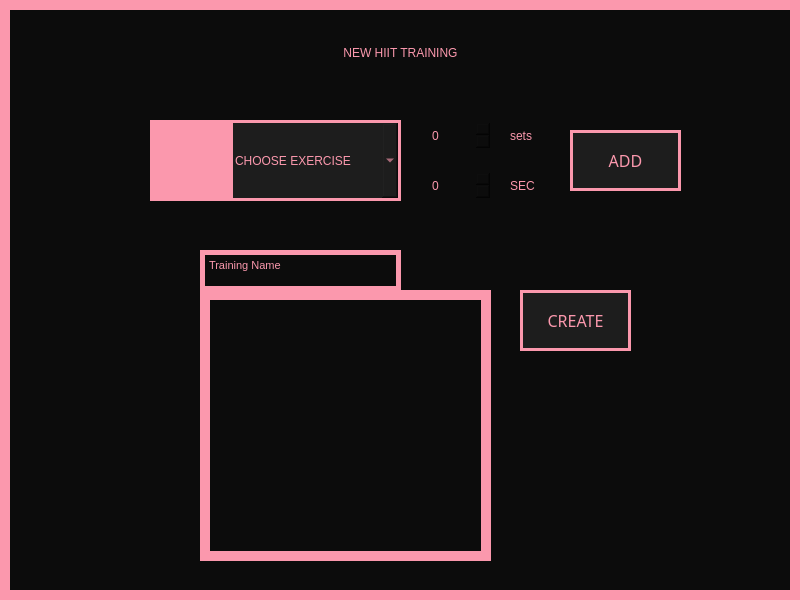
<?xml version="1.0" encoding="UTF-8"?>
<ui version="4.0">
 <class>MainWindow</class>
 <widget class="QMainWindow" name="MainWindow">
  <property name="geometry">
   <rect>
    <x>0</x>
    <y>0</y>
    <width>800</width>
    <height>600</height>
   </rect>
  </property>
  <property name="windowTitle">
   <string>MainWindow</string>
  </property>
  <property name="styleSheet">
   <string notr="true">border: 10px solid #FB98AD;background-color: #0C0C0C;
color: #FB98AD;</string>
  </property>
  <widget class="QWidget" name="centralwidget">
   <widget class="QPushButton" name="choose_type_btn">
    <property name="geometry">
     <rect>
      <x>150</x>
      <y>30</y>
      <width>501</width>
      <height>45</height>
     </rect>
    </property>
    <property name="cursor">
     <cursorShape>PointingHandCursor</cursorShape>
    </property>
    <property name="styleSheet">
     <string notr="true">border: none;
font: 20pt &quot;PRIMETIME&quot;;</string>
    </property>
    <property name="text">
     <string>NEW HIIT TRAINING</string>
    </property>
   </widget>
   <widget class="QListWidget" name="training_list">
    <property name="geometry">
     <rect>
      <x>200</x>
      <y>290</y>
      <width>291</width>
      <height>271</height>
     </rect>
    </property>
   </widget>
   <widget class="QPushButton" name="bw_btn">
    <property name="geometry">
     <rect>
      <x>150</x>
      <y>120</y>
      <width>81</width>
      <height>81</height>
     </rect>
    </property>
    <property name="cursor">
     <cursorShape>PointingHandCursor</cursorShape>
    </property>
    <property name="styleSheet">
     <string notr="true">border: none;
background-color: #FB98AD;</string>
    </property>
    <property name="text">
     <string/>
    </property>
    <property name="icon">
     <iconset>
      <normaloff>View/resources/023-muscle.svg</normaloff>View/resources/023-muscle.svg</iconset>
    </property>
    <property name="iconSize">
     <size>
      <width>60</width>
      <height>60</height>
     </size>
    </property>
   </widget>
   <widget class="QComboBox" name="exercise_combo">
    <property name="geometry">
     <rect>
      <x>230</x>
      <y>120</y>
      <width>171</width>
      <height>81</height>
     </rect>
    </property>
    <property name="acceptDrops">
     <bool>false</bool>
    </property>
    <property name="styleSheet">
     <string notr="true">background-color: #1D1D1D;border: 3px solid #FB98AD;
font: 8pt &quot;PRIMETIME&quot;;text-align: center;</string>
    </property>
    <item>
     <property name="text">
      <string>CHOOSE EXERCISE</string>
     </property>
    </item>
    <item>
     <property name="text">
      <string>PUSH UP</string>
     </property>
    </item>
    <item>
     <property name="text">
      <string>SIT UP</string>
     </property>
    </item>
    <item>
     <property name="text">
      <string>SQUAT</string>
     </property>
    </item>
   </widget>
   <widget class="QPushButton" name="add_btn">
    <property name="geometry">
     <rect>
      <x>570</x>
      <y>130</y>
      <width>111</width>
      <height>61</height>
     </rect>
    </property>
    <property name="font">
     <font>
      <family>PRIMETIME</family>
      <pointsize>12</pointsize>
      <weight>50</weight>
      <italic>false</italic>
      <bold>false</bold>
     </font>
    </property>
    <property name="cursor">
     <cursorShape>PointingHandCursor</cursorShape>
    </property>
    <property name="styleSheet">
     <string notr="true">background-color: #1D1D1D;border: 3px solid #FB98AD;
font: 12pt &quot;PRIMETIME&quot;;</string>
    </property>
    <property name="text">
     <string>ADD</string>
    </property>
   </widget>
   <widget class="QSpinBox" name="secs_spin">
    <property name="geometry">
     <rect>
      <x>430</x>
      <y>120</y>
      <width>61</width>
      <height>31</height>
     </rect>
    </property>
    <property name="styleSheet">
     <string notr="true">border: 1px;
font: 12pt &quot;MS Shell Dlg 2&quot;;
</string>
    </property>
   </widget>
   <widget class="QSpinBox" name="rep_spin">
    <property name="geometry">
     <rect>
      <x>430</x>
      <y>170</y>
      <width>61</width>
      <height>31</height>
     </rect>
    </property>
    <property name="styleSheet">
     <string notr="true">border: 1px;
font: 12pt &quot;MS Shell Dlg 2&quot;;
</string>
    </property>
   </widget>
   <widget class="QPushButton" name="sets_btn">
    <property name="geometry">
     <rect>
      <x>510</x>
      <y>120</y>
      <width>41</width>
      <height>31</height>
     </rect>
    </property>
    <property name="cursor">
     <cursorShape>PointingHandCursor</cursorShape>
    </property>
    <property name="styleSheet">
     <string notr="true">border: none;
font: 10pt &quot;PRIMETIME&quot;;
text-align: left;
</string>
    </property>
    <property name="text">
     <string>sets</string>
    </property>
   </widget>
   <widget class="QPushButton" name="reps_btn">
    <property name="geometry">
     <rect>
      <x>510</x>
      <y>170</y>
      <width>41</width>
      <height>31</height>
     </rect>
    </property>
    <property name="cursor">
     <cursorShape>PointingHandCursor</cursorShape>
    </property>
    <property name="styleSheet">
     <string notr="true">border: none;
font: 10pt &quot;PRIMETIME&quot;;
text-align: left;
</string>
    </property>
    <property name="text">
     <string>SEC</string>
    </property>
   </widget>
   <widget class="QPushButton" name="create_training_btn">
    <property name="geometry">
     <rect>
      <x>520</x>
      <y>290</y>
      <width>111</width>
      <height>61</height>
     </rect>
    </property>
    <property name="font">
     <font>
      <family>PRIMETIME</family>
      <pointsize>12</pointsize>
      <weight>50</weight>
      <italic>false</italic>
      <bold>false</bold>
     </font>
    </property>
    <property name="cursor">
     <cursorShape>PointingHandCursor</cursorShape>
    </property>
    <property name="styleSheet">
     <string notr="true">background-color: #1D1D1D;border: 3px solid #FB98AD;
font: 12pt &quot;PRIMETIME&quot;;</string>
    </property>
    <property name="text">
     <string>CREATE</string>
    </property>
   </widget>
   <widget class="QTextEdit" name="training_name">
    <property name="geometry">
     <rect>
      <x>200</x>
      <y>250</y>
      <width>201</width>
      <height>41</height>
     </rect>
    </property>
    <property name="styleSheet">
     <string notr="true">border: 5px solid #FB98AD;
font: 16pt &quot;MS Shell Dlg 2&quot;;
</string>
    </property>
    <property name="html">
     <string>&lt;!DOCTYPE HTML PUBLIC &quot;-//W3C//DTD HTML 4.0//EN&quot; &quot;http://www.w3.org/TR/REC-html40/strict.dtd&quot;&gt;
&lt;html&gt;&lt;head&gt;&lt;meta name=&quot;qrichtext&quot; content=&quot;1&quot; /&gt;&lt;style type=&quot;text/css&quot;&gt;
p, li { white-space: pre-wrap; }
&lt;/style&gt;&lt;/head&gt;&lt;body style=&quot; font-family:'MS Shell Dlg 2'; font-size:16pt; font-weight:400; font-style:normal;&quot;&gt;
&lt;p style=&quot; margin-top:0px; margin-bottom:0px; margin-left:0px; margin-right:0px; -qt-block-indent:0; text-indent:0px;&quot;&gt;&lt;span style=&quot; font-size:8.25pt;&quot;&gt;Training Name&lt;/span&gt;&lt;/p&gt;&lt;/body&gt;&lt;/html&gt;</string>
    </property>
   </widget>
  </widget>
 </widget>
 <resources/>
 <connections/>
</ui>
